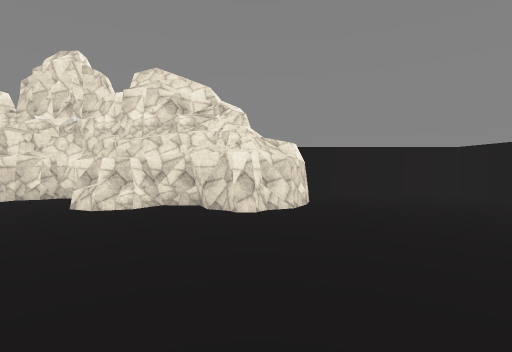
view 1 (above)

21 first-person views from a walk through a 3-D level made in the Unity game engine. The camera is 1.5 m above the floor, tilts 2° down and sees 85° across. The floor is counted in squares, 2 m on a side. Each view is taken from the middle of a square. On the plan, view 1 faces up. The plan holds only what a view shows up to about 10 squares ahead; the rest is blank. Surface patterns are stand-ins for the level's own textures.

view 2
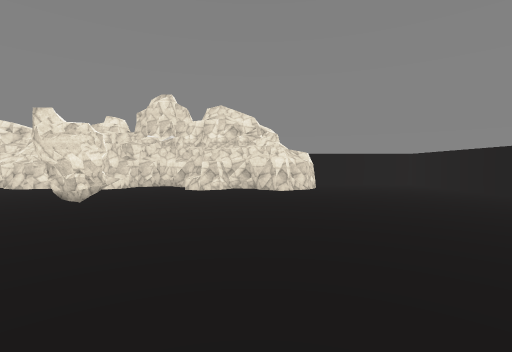

view 3
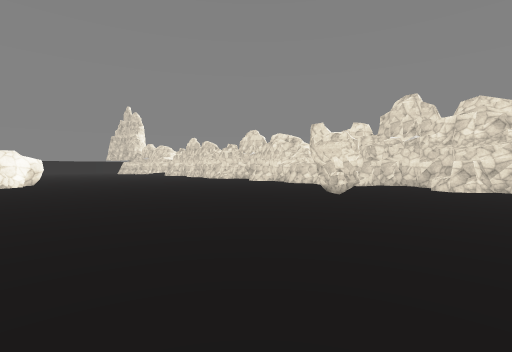

view 4
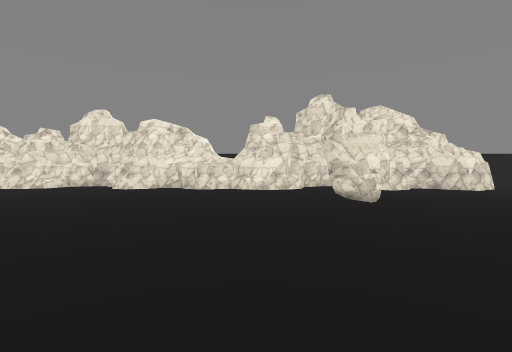

view 5
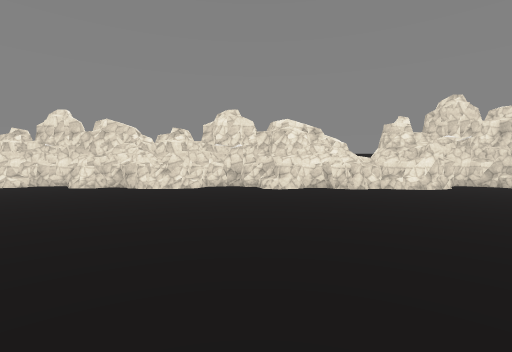

view 6
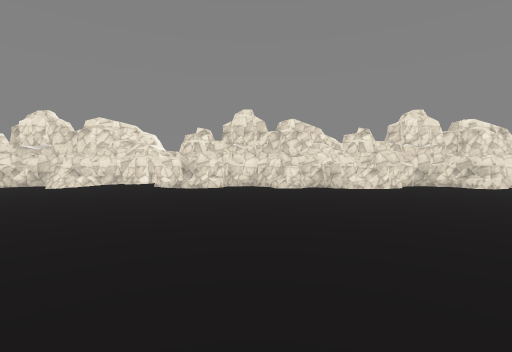

view 7
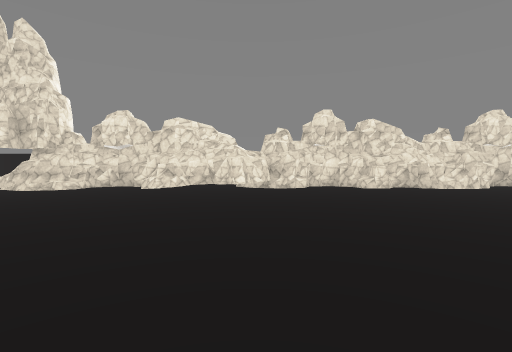

view 8
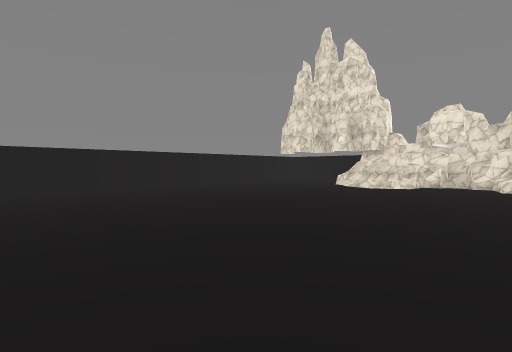

view 9
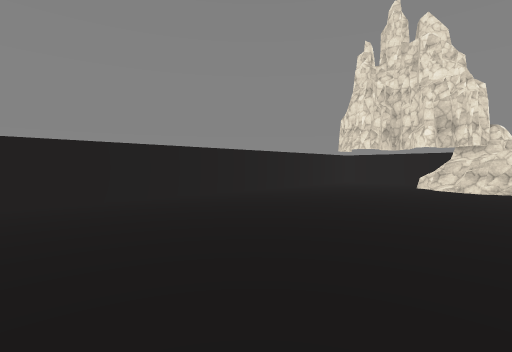

view 10
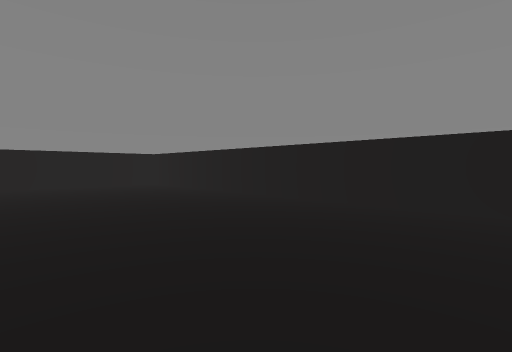

view 11
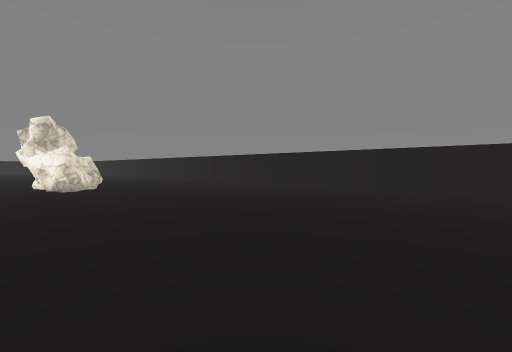

view 12
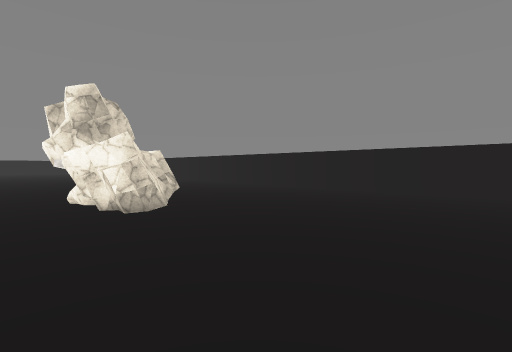

view 13
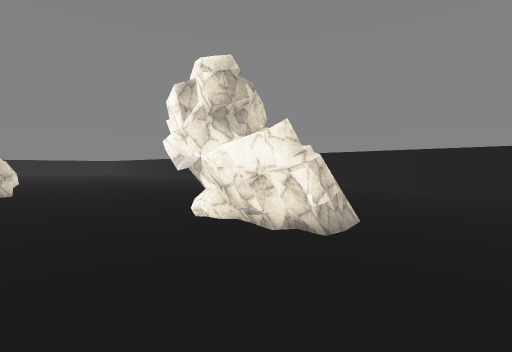

view 14
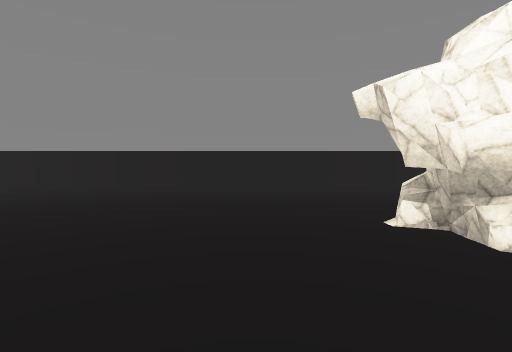

view 15
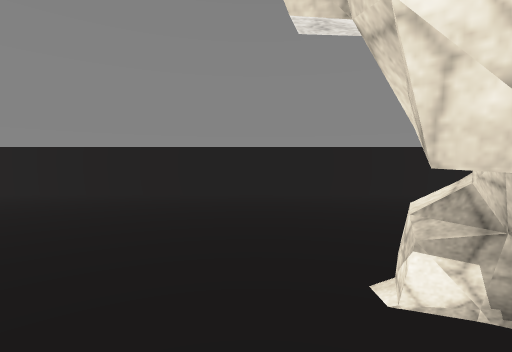

view 16
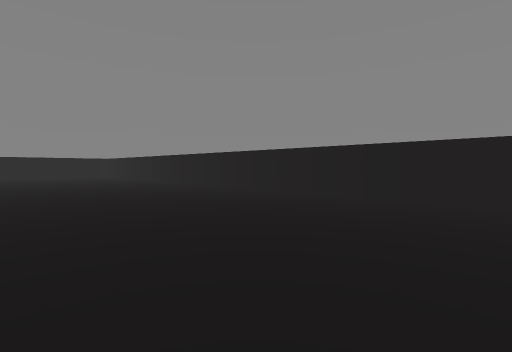

view 17
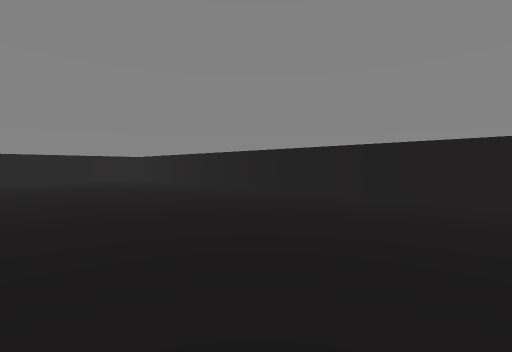

view 18
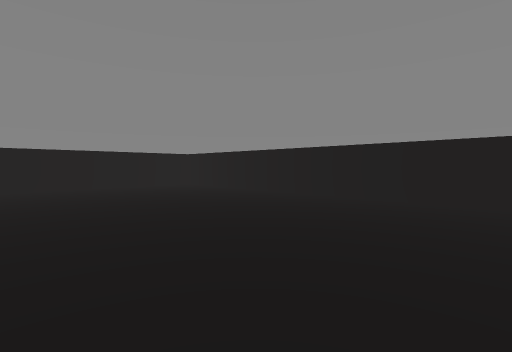

view 19
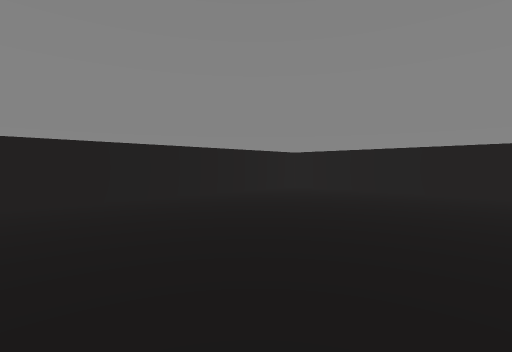

view 20
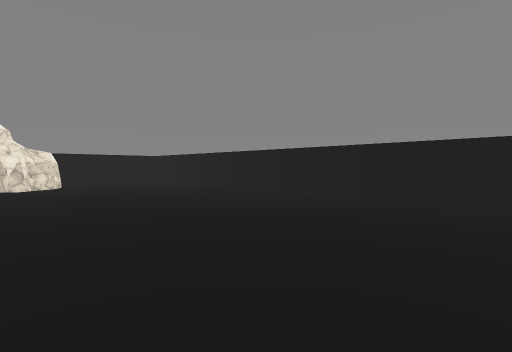

view 21
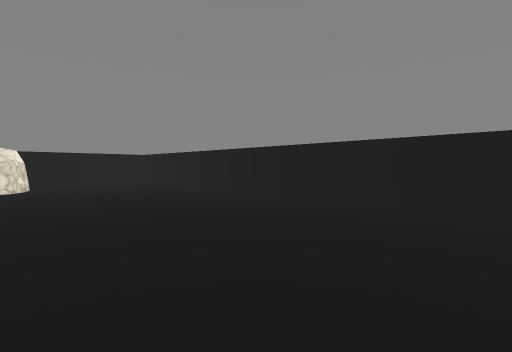

### Floor plan
Key: @ floor where view 1 was taken; # wall or solid block; . floor; ^ raised ledge; R rock.
Columns run from 35 left of view 1 to 6 right of it. Each row starts with its distance up from view 1.
  8                                     ######
  7                                     #....#
  6     .#####################  ######  #....#
  5    ..###..####..........######..^####....#
  4   .......................................#
  3 #........................................#
  2 #.............................R..........#
  1 #........................................#
  0 #..................................@.....#
 -1 #........................................#
 -2 #..................  ....................#
 -3 #.......... ......    ...................#
 -4 #..........  .  .   RR...................#
 -5 #...................RR  .................#
 -6 #........................         .......#
 -7 #.......................          .......#
 -8 #............###.........................#
 -9 #.............##.........................#
-10 #........................................#
-11 #........................................#
-12 #........................................#
-13   .......................................#
-14    ......................................#
-15    #######################################

Positions as (right, up) in squares from view 1, and headings:
1: (0, 0), facing up
2: (-1, -4), facing up
3: (-1, -5), facing up-left
4: (-7, -4), facing up
5: (-12, -4), facing up
6: (-19, -4), facing up
7: (-22, -4), facing up
8: (-25, -5), facing up-left
9: (-28, -5), facing up-left
10: (-29, -3), facing down-left
11: (-32, -6), facing down-right
12: (-27, -6), facing down-right
13: (-24, -5), facing down-right
14: (-18, -5), facing down
15: (-19, -7), facing down
16: (-15, -8), facing down-right
17: (-10, -8), facing down-right
18: (-5, -8), facing down-right
19: (-1, -6), facing down-right
20: (-1, -6), facing up-right
21: (0, -5), facing up-right
